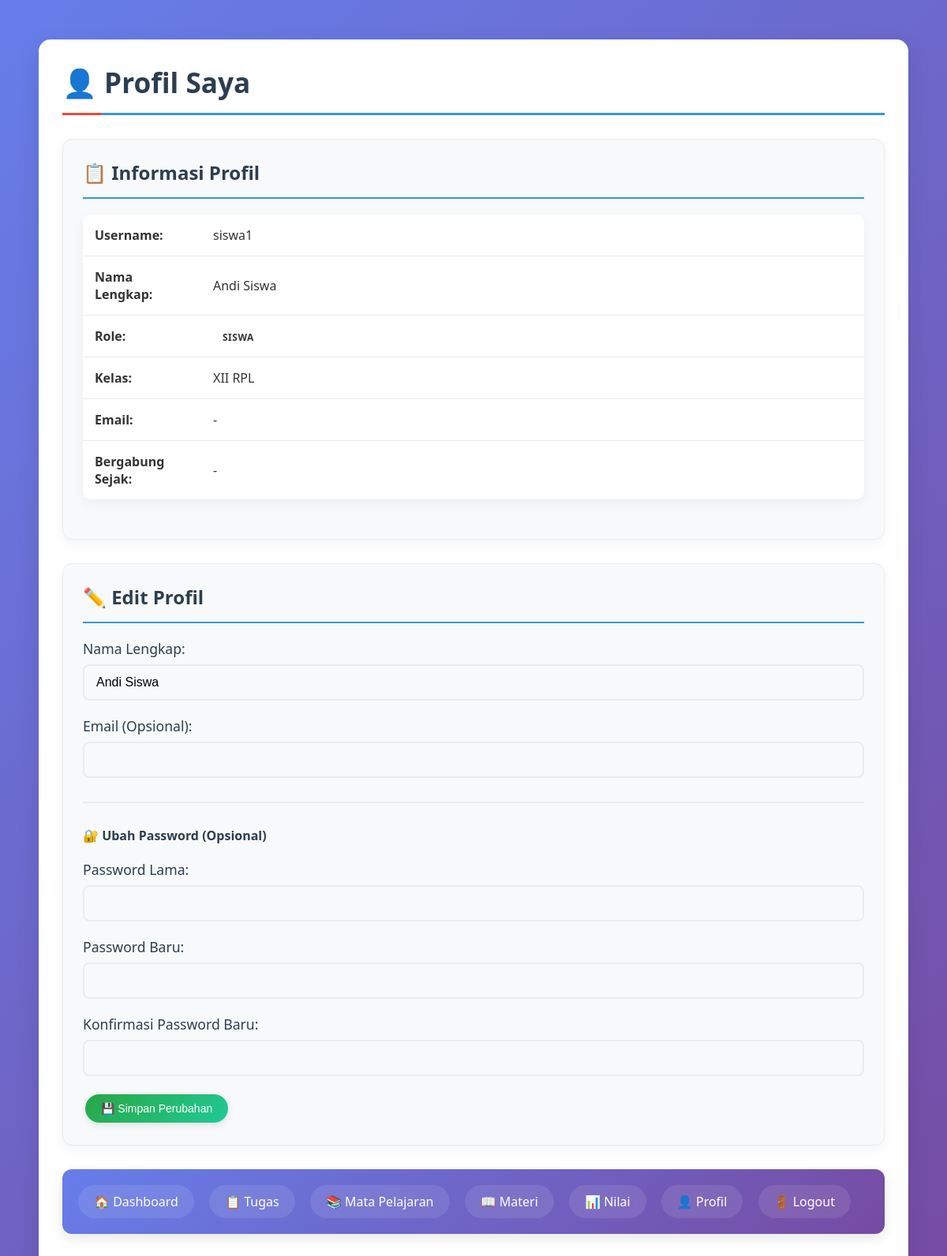
Page /profil.php (signed in) on the committed database.
### tables this page shows
CREATE TABLE IF NOT EXISTS users (
    id INT AUTO_INCREMENT PRIMARY KEY,
    username VARCHAR(50) NOT NULL UNIQUE,
    password VARCHAR(255) NOT NULL,
    role ENUM('siswa','guru') NOT NULL,
    nama_lengkap VARCHAR(100) NOT NULL,
    kelas VARCHAR(20)
);

### profil.php (the view, shortened to what this page needs)
<?php
require_once 'koneksi.php';
$user_id = $_SESSION['user_id'];
$role = $_SESSION['role'];
try {
    $sql = "SELECT * FROM users WHERE id = ?";
    $stmt = $conn->prepare($sql);
    $stmt->bind_param("i", $user_id);
    $stmt->execute();
    $result = $stmt->get_result();
    $user = $result->fetch_assoc();
} catch (Exception $e) {
    header("Location: login.php");
    exit();
}
?>
<!DOCTYPE html>
<html lang="id">
<head>
    <link rel="stylesheet" href="style.css">
</head>
<body>
    <div class="container">
        <h2>👤 Profil Saya</h2>
        <div class="panel">
            <h3>📋 Informasi Profil</h3>
            <table>
                <tr>
                    <td width="150"><strong>Username:</strong></td>
                    <td><?php echo htmlspecialchars($user['username']); ?></td>
                </tr>
                <tr>
                    <td><strong>Nama Lengkap:</strong></td>
                    <td><?php echo htmlspecialchars($user['nama'] ?? $user['nama_lengkap'] ?? 'Tidak ada'); ?></td>
                </tr>
                <tr>
                    <td><strong>Role:</strong></td>
                    <td>
                        <span class="status-badge <?php echo $user['role'] == 'guru' ? 'status-selesai' : 'status-info'; ?>">
                            <?php echo ucfirst($user['role']); ?>
                        </span>
                    </td>
                </tr>
                <?php if ($user['role'] == 'siswa' && isset($user['kelas']) && $user['kelas']): ?>
                <tr>
                    <td><strong>Kelas:</strong></td>
                    <td><?php echo htmlspecialchars($user['kelas']); ?></td>
                </tr>
                <?php endif; ?>
                <tr>
                    <td><strong>Email:</strong></td>
                    <td><?php echo htmlspecialchars($user['email'] ?? '-'); ?></td>
                </tr>
                <tr>
                    <td><strong>Bergabung Sejak:</strong></td>
                    <td><?php echo isset($user['created_at']) ? date('d/m/Y H:i', strtotime($user['created_at'])) : '-'; ?></td>
                </tr>
            </table>
        </div>
        <div class="panel">
            <h3>✏️ Edit Profil</h3>
            <form method="POST">
                <div class="form-group">
                    <label for="nama">Nama Lengkap:</label>
                    <input type="text" id="nama" name="nama" value="<?php echo htmlspecialchars($user['nama'] ?? $user['nama_lengkap'] ?? ''); ?>" required>
                </div>
                <div class="form-group">
                    <label for="email">Email (Opsional):</label>
                    <input type="email" id="email" name="email" value="<?php echo htmlspecialchars($user['email'] ?? ''); ?>">
                </div>
                <hr style="margin: 30px 0; border: 1px solid #e9ecef;">
                <h4>🔐 Ubah Password (Opsional)</h4>
                <div class="form-group">
                    <label for="password_lama">Password Lama:</label>
                    <input type="password" id="password_lama" name="password_lama">
                </div>
                <div class="form-group">
                    <label for="password_baru">Password Baru:</label>
                    <input type="password" id="password_baru" name="password_baru" minlength="6">
                </div>
                <div class="form-group">
                    <label for="konfirmasi_password">Konfirmasi Password Baru:</label>
                    <input type="password" id="konfirmasi_password" name="konfirmasi_password" minlength="6">
                </div>
                <button type="submit" class="btn btn-success">💾 Simpan Perubahan</button>
            </form>
        </div>
        <div class="nav">
            <?php if ($role == 'guru'): ?>
                <a href="dashboard_guru.php">🏠 Dashboard</a>
                <a href="kelola_mapel.php">📚 Mata Pelajaran</a>
                <a href="kelola_materi.php">📖 Materi</a>
                <a href="buat_tugas.php">📝 Tugas</a>
                <a href="laporan_nilai.php">📊 Nilai</a>
            <?php else: ?>
                <a href="dashboard_siswa.php">🏠 Dashboard</a>
                <a href="daftar_tugas.php">📋 Tugas</a>
                <a href="daftar_mapel.php">📚 Mata Pelajaran</a>
                <a href="daftar_materi.php">📖 Materi</a>
                <a href="nilai_saya.php">📊 Nilai</a>
            <?php endif; ?>
            <a href="profil.php">👤 Profil</a>
            <a href="logout.php">🚪 Logout</a>
        </div>
    </div>
</body>
</html>

### style.css (style rules this page uses)
* { margin: 0; padding: 0; box-sizing: border-box; }
body { font-family: 'Segoe UI', Tahoma, Geneva, Verdana, sans-serif; background: linear-gradient(135deg, #667eea 0%, #764ba2 100%); min-height: 100vh; padding: 20px; color: #333; }
.container { width: 95%; max-width: 1200px; margin: 30px auto; background: #fff; padding: 30px; border-radius: 15px; box-shadow: 0 10px 30px rgba(0,0,0,0.1); }
h1, h2, h3, h4, h5, h6 { margin-bottom: 20px; color: #2c3e50; font-weight: 600; }
h2 { font-size: 2.2em; border-bottom: 3px solid #3498db; padding-bottom: 15px; margin-bottom: 30px; position: relative; }
h2::after { content: ''; position: absolute; bottom: -3px; left: 0; width: 50px; height: 3px; background: #e74c3c; }
.nav { background: linear-gradient(135deg, #667eea 0%, #764ba2 100%); padding: 20px; border-radius: 12px; margin-bottom: 30px; box-shadow: 0 5px 15px rgba(0,0,0,0.1); }
.nav a { display: inline-block; margin-right: 15px; text-decoration: none; color: #fff; font-weight: 500; padding: 10px 20px; border-radius: 25px; transition: all 0.3s ease; background: rgba(255,255,255,0.1); backdrop-filter: blur(10px); }
.panel { background: #f8f9fa; padding: 25px; border-radius: 12px; margin-bottom: 30px; border: 1px solid #e9ecef; box-shadow: 0 5px 15px rgba(0,0,0,0.05); }
.panel h3 { margin-top: 0; color: #2c3e50; border-bottom: 2px solid #3498db; padding-bottom: 15px; margin-bottom: 20px; font-size: 1.5em; }
table { width: 100%; border-collapse: collapse; margin-bottom: 25px; background: white; border-radius: 10px; overflow: hidden; box-shadow: 0 5px 15px rgba(0,0,0,0.05); }
th, td { padding: 15px; text-align: left; border-bottom: 1px solid #e9ecef; }
tr:last-child td { border-bottom: none; }
.btn { display: inline-block; padding: 10px 20px; background: linear-gradient(135deg, #667eea 0%, #764ba2 100%); color: white; text-decoration: none; border-radius: 25px; font-size: 14px; font-weight: 500; margin: 3px; transition: all 0.3s ease; border: none; cursor: pointer; box-shadow: 0 3px 10px rgba(0,0,0,0.1); }
.btn-success { background: linear-gradient(135deg, #28a745 0%, #20c997 100%); }
.form-group { margin-bottom: 20px; }
label { display: block; margin-bottom: 8px; color: #2c3e50; font-weight: 500; font-size: 1.1em; }
input[type="text"], input[type="password"], input[type="email"], input[type="number"], input[type="datetime-local"], input[type="file"], select, textarea { width: 100%; padding: 12px 15px; border: 2px solid #e9ecef; border-radius: 8px; font-size: 16px; background: #f8f9fa; transition: all 0.3s ease; box-sizing: border-box; }
.status-badge { padding: 6px 12px; border-radius: 20px; font-size: 12px; font-weight: 600; text-transform: uppercase; letter-spacing: 0.5px; }
.container { animation: fadeIn 0.5s ease-out; }

### rows in the picture
users: username "siswa1", nama_lengkap "Andi Siswa", role "SISWA", kelas "XII RPL", nama "Andi Siswa"

### other values in the picture
$user['email'] "-"
